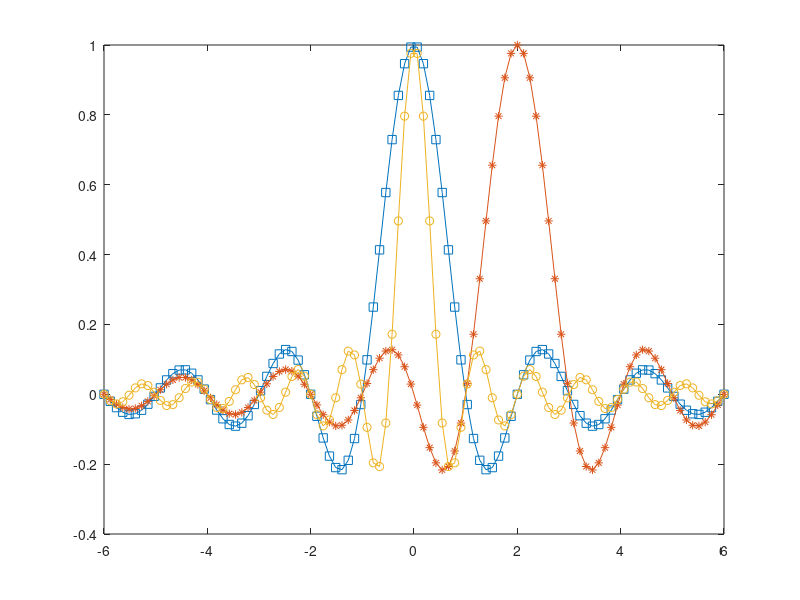

Write MATLAB code to recreate this figure.
t=linspace(-6, 6);
x1=sinc(t);
x2=sinc(t-2);
x3=sinc(2*t);

plot(t, x1, '-s');
hold on;
plot(t, x2, '-*');
hold on;
plot(t, x3, '-o');
hold on;
